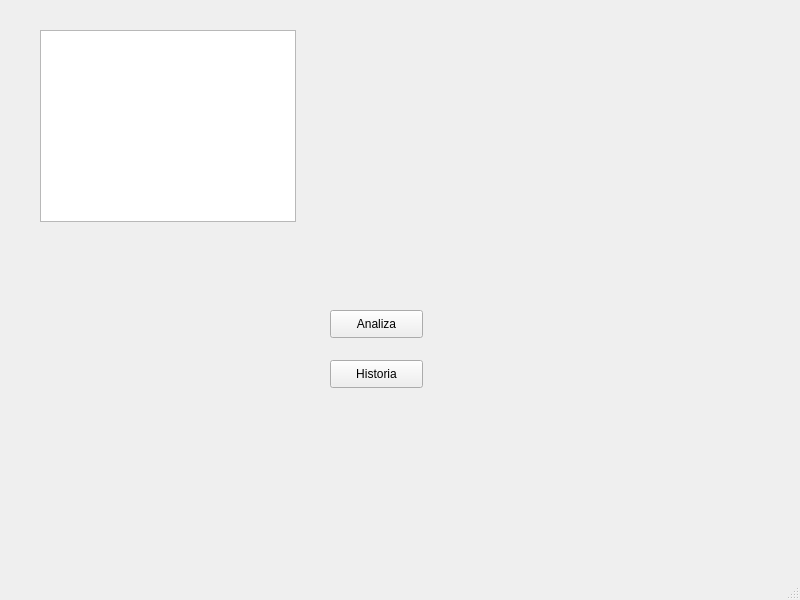
<?xml version="1.0" encoding="UTF-8"?>
<ui version="4.0">
 <class>MainWindow</class>
 <widget class="QMainWindow" name="MainWindow">
  <property name="geometry">
   <rect>
    <x>0</x>
    <y>0</y>
    <width>800</width>
    <height>600</height>
   </rect>
  </property>
  <property name="windowTitle">
   <string>MainWindow</string>
  </property>
  <widget class="QWidget" name="centralwidget">
   <widget class="QStackedWidget" name="stackedWidget">
    <property name="geometry">
     <rect>
      <x>40</x>
      <y>30</y>
      <width>701</width>
      <height>501</height>
     </rect>
    </property>
    <property name="currentIndex">
     <number>0</number>
    </property>
    <widget class="QWidget" name="page">
     <widget class="QGraphicsView" name="graphicsViewGlowna"/>
     <widget class="QPushButton" name="pushButtonAnaliza">
      <property name="geometry">
       <rect>
        <x>290</x>
        <y>280</y>
        <width>93</width>
        <height>28</height>
       </rect>
      </property>
      <property name="text">
       <string>Analiza</string>
      </property>
     </widget>
     <widget class="QPushButton" name="pushButtonHistoria">
      <property name="geometry">
       <rect>
        <x>290</x>
        <y>330</y>
        <width>93</width>
        <height>28</height>
       </rect>
      </property>
      <property name="text">
       <string>Historia</string>
      </property>
     </widget>
    </widget>
    <widget class="QWidget" name="page_2">
     <widget class="QGraphicsView" name="graphicsViewAnalizuj">
      <property name="geometry">
       <rect>
        <x>210</x>
        <y>60</y>
        <width>256</width>
        <height>192</height>
       </rect>
      </property>
     </widget>
     <widget class="QPushButton" name="pushButtonAnalizuj">
      <property name="geometry">
       <rect>
        <x>290</x>
        <y>330</y>
        <width>93</width>
        <height>28</height>
       </rect>
      </property>
      <property name="text">
       <string>Analizuj</string>
      </property>
     </widget>
     <widget class="QPushButton" name="pushButtonZapisz">
      <property name="geometry">
       <rect>
        <x>290</x>
        <y>370</y>
        <width>93</width>
        <height>28</height>
       </rect>
      </property>
      <property name="text">
       <string>Zapisz</string>
      </property>
     </widget>
     <widget class="QTextBrowser" name="textAnaliza">
      <property name="geometry">
       <rect>
        <x>210</x>
        <y>260</y>
        <width>256</width>
        <height>41</height>
       </rect>
      </property>
     </widget>
     <widget class="QPushButton" name="pushButtonWroc_2">
      <property name="geometry">
       <rect>
        <x>20</x>
        <y>20</y>
        <width>93</width>
        <height>28</height>
       </rect>
      </property>
      <property name="text">
       <string>Wróć</string>
      </property>
     </widget>
    </widget>
    <widget class="QWidget" name="page_3">
     <widget class="QPushButton" name="pushButtonWroc">
      <property name="geometry">
       <rect>
        <x>20</x>
        <y>20</y>
        <width>93</width>
        <height>28</height>
       </rect>
      </property>
      <property name="text">
       <string>Wróć</string>
      </property>
     </widget>
    </widget>
   </widget>
  </widget>
  <widget class="QMenuBar" name="menubar">
   <property name="geometry">
    <rect>
     <x>0</x>
     <y>0</y>
     <width>800</width>
     <height>26</height>
    </rect>
   </property>
  </widget>
  <widget class="QStatusBar" name="statusbar"/>
 </widget>
 <resources/>
 <connections/>
</ui>
